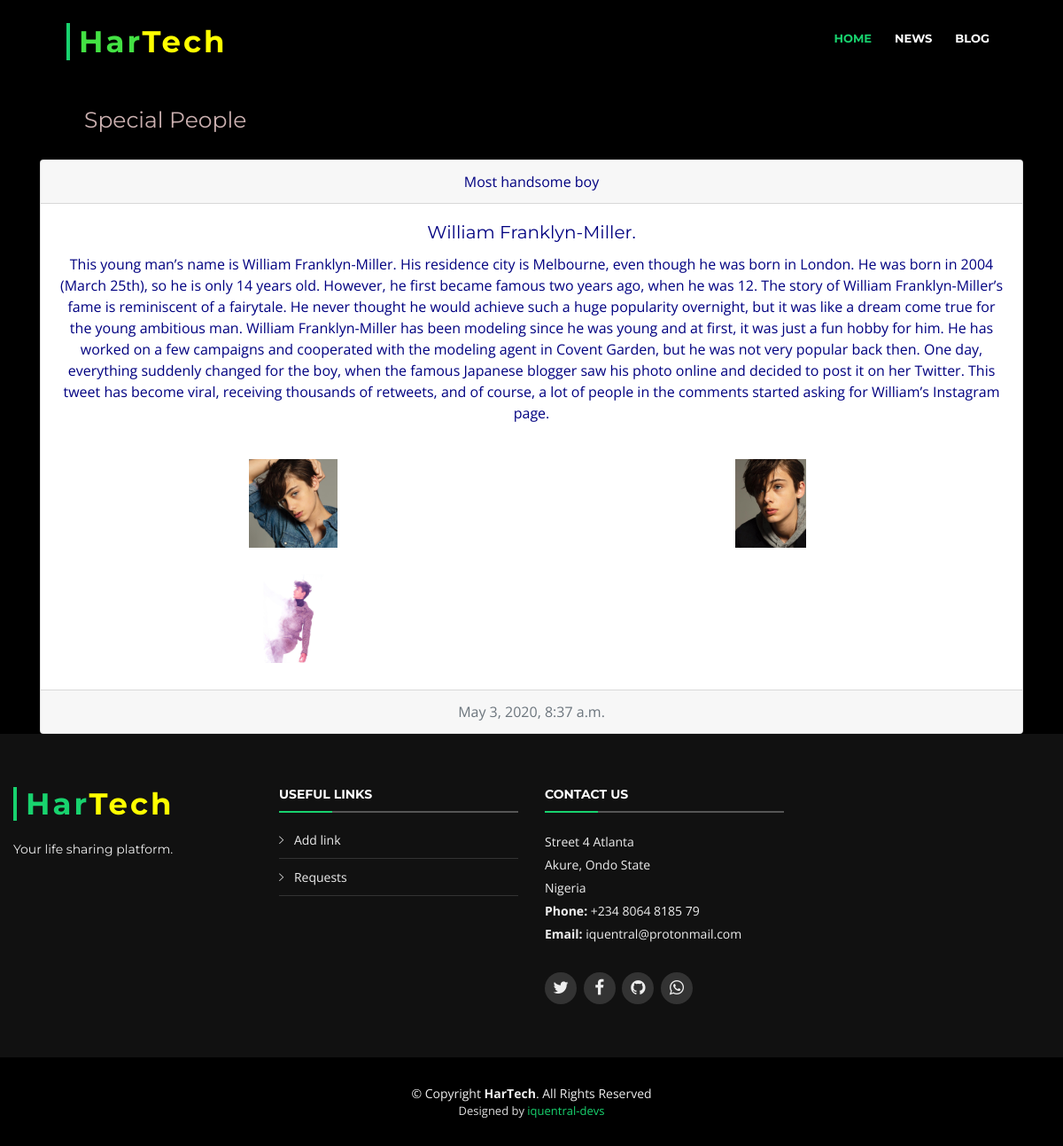
/post/William Franklyn-Miller./, run on the app's committed database.
### chart/models.py (models this page shows, shortened)
class people (models.Model):
    title = models.CharField(max_length = 30)
    name = models.CharField(max_length = 30)
    biography = models.TextField(max_length = 1000)
    images = models.ImageField(upload_to='images/',
    default='images/def.jpg',
    blank=True,
    null=True)
    images1 = models.ImageField(upload_to='images/',
    default='images/def.jpg',
    blank=True,
    null=True)
    images2 = models.ImageField(upload_to='images/',
    default='images/def.jpg',
    blank=True,
    null=True)
    date_created = models.DateTimeField(auto_now_add=True, null=True)

### chart/views.py (the view)
# urls.py: path('post/<str:key>/', views.detail, name='detail/'),
def detail (request,key):
    ab = people.objects.get(name=key)
    return render(request,'chart/detail.html',{'ab': ab})

### chart/templates/chart/detail.html
{% extends 'chart/base.html' %}
{% block content %}
<div id="ga">
    <h1>Special People</h1>
</div>
<div id="space">
  <div class="card text-center">
    <div class="card-header">
    {{ab.title}}
    </div>
    <div class="card-body">
      <h5 class="card-title">{{ab.name}}</h5>
      <p class="card-text">{{ab.biography}}</p>
      <div id="gid">
        {% if ab.images %}
        <img src="{{ab.images.url}}" alt="{{ab.title}}" />
        {% endif %}
        {% if ab.images1 %}
        <img src="{{ab.images1.url}}" alt="{{ab.title}}" />
        {% endif %}
        {% if ab.images2 %}
        <img src="{{ab.images2.url}}" alt="{{ab.title}}" />
        {% endif %}
      </div>
    </div>
    <div class="card-footer text-muted">
    {{ab.date_created}}
    </div>
  </div>
</div>
{% endblock %}

### chart/templates/chart/base.html (shortened to what this page needs)
{% load static %}
<!DOCTYPE html>
<html lang="en">
<head>
  <link href="{% static 'chart/lib/bootstrap/css/bootstrap.min.css' %}" rel="stylesheet">
  <link href="{% static 'chart/lib/font-awesome/css/font-awesome.min.css' %}" rel="stylesheet">
  <link href="{% static 'chart/lib/animate/animate.min.css' %}" rel="stylesheet">
  <link href="{% static 'chart/lib/ionicons/css/ionicons.min.css' %}" rel="stylesheet">
  <link href="{% static 'chart/lib/owlcarousel/assets/owl.carousel.min.css' %}" rel="stylesheet">
  <link href="{% static 'chart/lib/lightbox/css/lightbox.min.css' %}" rel="stylesheet">
  <link href="{% static 'chart/css/style.css' %}" rel="stylesheet">
  <link href="{% static 'chart/css/special.css' %}" rel="stylesheet">
</head>
<body>
  <header id="header">
    <div class="container-fluid">
      <div id="logo" class="pull-left">
        <h1 class="har"><a href=" url 'Home' " class="scrollto ha">Har</a><span id="tech">Tech</span></h1>
      </div>
      <nav id="nav-menu-container">
        <ul class="nav-menu">
          <li class="menu-active"><a href=" url 'Home' ">Home</a></li>
          <li><a href=" url 'add'  ">NEWS</a></li>
          <li><a href=" url 'ask'  ">BLOG</a></li>
        </ul>
      </nav>
    </div>
  </header>
  <main id="main">
      <div class="container">
          <div class="con">
            {% block content %}
            {% endblock %}
    </main>
  <footer id="footer">
    <div class="footer-top">
      <div class="container-fluid">
        <div class="row">
          <div class="col-lg-3 col-md-6 footer-info">
            <h3 id="har">Har<span id="tech">Tech</span></span></h3>
            <p>Your life sharing platform.</p>
          </div>
          <div class="col-lg-3 col-md-6 footer-links">
            <h4>Useful Links</h4>
            <ul>
              <li><i class="ion-ios-arrow-right"></i> <a href=" url 'add' ">Add link</a></li>
              <li><i class="ion-ios-arrow-right"></i> <a href=" url 'ask'">Requests</a></li>
            </ul>
          </div>
        <div class="col-lg-3 col-md-6 footer-contact">
            <h4>Contact Us</h4>
            <p>
              Street 4 Atlanta  <br>
              Akure, Ondo State<br>
              Nigeria <br>
              <strong>Phone:</strong> +234 8064 8185 79<br>
              <strong>Email:</strong> iquentral@protonmail.com<br>
            </p>
            <div class="social-links">
              <a href="#" class="twitter"><i class="fa fa-twitter"></i></a>
              <a href="https://mobile.facebook.com/jesusanya.simeon?_rdc=1&_rdr" class="facebook"><i class="fa fa-facebook"></i></a>
              <a href="https:github.com/Simeon2001" class="github"><i class="fa fa-github"></i></a>
              <a href="http://wa.me/2348064818579" class="whatsapp"><i class="fa fa-whatsapp"></i></a>
            </div>
          </div>
        </div>
      </div>
    </div>
    <div class="container">
      <div class="copyright">
        &copy; Copyright <strong>HarTech</strong>. All Rights Reserved
      </div>
      <div class="credits">
        Designed by <a href="#">iquentral-devs</a>
      </div>
    </div>
  </footer>
</body>

### chart/static/chart/css/style.css (style rules this page uses)
body { background: black; color: #000080; font-family: "Open Sans", sans-serif; }
a { color: #18d26e; transition: 0.5s; }
p { padding: 0; margin: 0 0 30px 0; }
h1, h2, h3, h4, h5, h6 { font-family: "Montserrat", sans-serif; font-weight: 400; margin: 0 0 20px 0; padding: 0; }
#header { padding: 30px 0; height: 92px; position: fixed; left: 0; top: 0; right: 0; transition: all 0.5s; z-index: 997; }
#header #logo { float: left; }
#header #logo h1 { font-size: 34px; margin: 0; padding: 0; line-height: 1; font-family: "Montserrat", sans-serif; font-weight: 700; letter-spacing: 3px; }
#header #logo h1 a, #header #logo h1 a:hover { color: #43e143ff; padding-left: 10px; border-left: 4px solid #18d26e; }
.nav-menu, .nav-menu * { margin: 0; padding: 0; list-style: none; }
.nav-menu li { position: relative; white-space: nowrap; }
.nav-menu > li { float: left; }
#nav-menu-container { float: right; margin: 0; }
.nav-menu a { padding: 0 8px 10px 8px; text-decoration: none; display: inline-block; color: #fff; font-family: "Montserrat", sans-serif; font-weight: 700; font-size: 13px; text-transform: uppercase; outline: none; }
.nav-menu li:hover > a, .nav-menu > .menu-active > a { color: #18d26e; }
.nav-menu > li { margin-left: 10px; }
#mobile-nav { position: fixed; top: 0; padding-top: 18px; bottom: 0; z-index: 998; background: rgba(0, 0, 0, 0.8); left: -260px; width: 260px; overflow-y: auto; transition: 0.4s; }
#mobile-nav ul { padding: 0; margin: 0; list-style: none; }
#mobile-nav ul li { position: relative; }
#mobile-nav ul li a { color: #fff; font-size: 13px; text-transform: uppercase; overflow: hidden; padding: 10px 22px 10px 15px; position: relative; text-decoration: none; width: 100%; display: block; outline: none; font-weight: 700; font-family: "Montserrat", sans-serif; }
#mobile-nav ul li.menu-active a { color: #18d26e; }
#footer { background: #000; padding: 0 0 30px 0; color: #eee; font-size: 14px; }
#footer .footer-top { background: #111; padding: 60px 0 30px 0; }
#footer .footer-top .footer-info { margin-bottom: 30px; }
#footer .footer-top .footer-info h3 { font-size: 34px; margin: 0 0 20px 0; padding: 2px 0 2px 10px; line-height: 1; font-family: "Montserrat", sans-serif; font-weight: 700; letter-spacing: 3px; border-left: 4px solid #18d26e; }
#footer .footer-top .footer-info p { font-size: 14px; line-height: 24px; margin-bottom: 0; font-family: "Montserrat", sans-serif; color: #eee; }
#footer .footer-top .social-links a { font-size: 19px; display: inline-block; background: #333; color: #eee; line-height: 1; padding: 8px 0; margin-right: 4px; border-radius: 50%; text-align: center; width: 36px; height: 36px; transition: 0.3s; }
#footer .footer-top h4 { font-size: 14px; font-weight: bold; color: #fff; text-transform: uppercase; position: relative; padding-bottom: 12px; }
#footer .footer-top h4::before, #footer .footer-top h4::after { content: ''; position: absolute; left: 0; bottom: 0; height: 2px; }
#footer .footer-top h4::before { right: 0; background: #555; }
#footer .footer-top h4::after { background: #18d26e; width: 60px; }
#footer .footer-top .footer-links { margin-bottom: 30px; }
#footer .footer-top .footer-links ul { list-style: none; padding: 0; margin: 0; }
#footer .footer-top .footer-links ul i { padding-right: 8px; color: #ddd; }
#footer .footer-top .footer-links ul li { border-bottom: 1px solid #333; padding: 10px 0; }
#footer .footer-top .footer-links ul li:first-child { padding-top: 0; }
#footer .footer-top .footer-links ul a { color: #eee; }
#footer .footer-top .footer-contact { margin-bottom: 30px; }
#footer .footer-top .footer-contact p { line-height: 26px; }
#footer .copyright { text-align: center; padding-top: 30px; }
#footer .credits { text-align: center; font-size: 13px; color: #ddd; }
@media (min-width: 1024px) { #header #logo { padding-left: 60px; } }
@media (min-width: 1024px) { #nav-menu-container { padding-right: 60px; } }

### chart/static/chart/css/special.css (style rules this page uses)
#har { color: #18d36e; }
#tech { color: yellow; }
#space { margin-top: 30px; }
#ga h1 { color:rgba(247,214,214,0.823); font-size: 25px; padding-top: 120px; padding-left: 50px; }
#gid { display: grid; grid-template-columns: repeat(2,1fr); gap: 10px }
#gid img { height: 100px; margin: 10px auto; }

### data on the page
people: title "Most handsome boy", name "William Franklyn-Miller.", biography "This young man’s name is William Franklyn-Miller. His residence city is Melbourne, even though he was born in London. He was born in 2004 (March 25th), so he is only 14 years old. However, he first became famous two years ago, when he was 12. The story of William Franklyn-Miller’s fame is reminiscent of a fairytale. He never thought he would achieve such a huge popularity overnight, but it was like a dream come true for the young ambitious man. William Franklyn-Miller has been modeling since he was young and at first, it was just a fun hobby for him. He has worked on a few campaigns and cooperated with the modeling agent in Covent Garden, but he was not very popular back then. One day,…", images (picture), images1 (picture), images2 (picture), date_created "May 3, 2020, 8:37 a.m."
